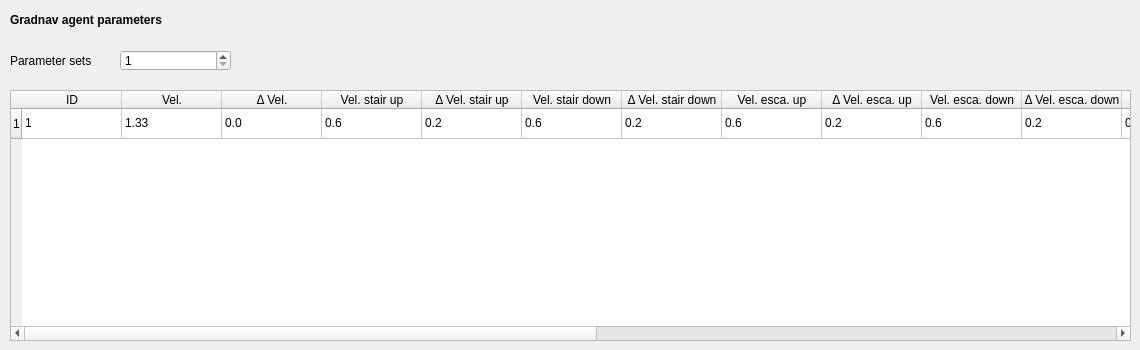
   <widget class="QWidget" name="tab_agents_gradnav">
    <attribute name="title">
     <string>Agents Gradnav</string>
    </attribute>
    <widget class="QLabel" name="label_agents_gradnav_a">
     <property name="geometry">
      <rect>
       <x>10</x>
       <y>10</y>
       <width>211</width>
       <height>21</height>
      </rect>
     </property>
     <property name="text">
      <string>&lt;html&gt;&lt;head/&gt;&lt;body&gt;&lt;p&gt;&lt;span style=&quot; font-weight:600;&quot;&gt;Gradnav agent parameters&lt;/span&gt;&lt;/p&gt;&lt;/body&gt;&lt;/html&gt;</string>
     </property>
    </widget>
    <widget class="QSpinBox" name="spinBox_agents_gradnav_1">
     <property name="geometry">
      <rect>
       <x>120</x>
       <y>50</y>
       <width>111</width>
       <height>21</height>
      </rect>
     </property>
     <property name="minimum">
      <number>1</number>
     </property>
    </widget>
    <widget class="QLabel" name="label_agents_gradnav_1">
     <property name="geometry">
      <rect>
       <x>10</x>
       <y>50</y>
       <width>101</width>
       <height>21</height>
      </rect>
     </property>
     <property name="text">
      <string>Parameter sets</string>
     </property>
    </widget>
    <widget class="QTableWidget" name="tableWidget_agents_gradnav_1">
     <property name="geometry">
      <rect>
       <x>10</x>
       <y>90</y>
       <width>1121</width>
       <height>251</height>
      </rect>
     </property>
     <row>
      <property name="text">
       <string>1</string>
      </property>
     </row>
     <column>
      <property name="text">
       <string>ID</string>
      </property>
     </column>
     <column>
      <property name="text">
       <string>Vel.</string>
      </property>
     </column>
     <column>
      <property name="text">
       <string>Δ Vel.</string>
      </property>
     </column>
     <column>
      <property name="text">
       <string>Vel. stair up</string>
      </property>
     </column>
     <column>
      <property name="text">
       <string>Δ Vel. stair up</string>
      </property>
     </column>
     <column>
      <property name="text">
       <string>Vel. stair down</string>
      </property>
     </column>
     <column>
      <property name="text">
       <string>Δ Vel. stair down</string>
      </property>
     </column>
     <column>
      <property name="text">
       <string>Vel. esca. up</string>
      </property>
     </column>
     <column>
      <property name="text">
       <string>Δ Vel. esca. up</string>
      </property>
     </column>
     <column>
      <property name="text">
       <string>Vel. esca. down</string>
      </property>
     </column>
     <column>
      <property name="text">
       <string>Δ Vel. esca. down</string>
      </property>
     </column>
     <column>
      <property name="text">
       <string>Max. b</string>
      </property>
     </column>
     <column>
      <property name="text">
       <string>Δ Max. b</string>
      </property>
     </column>
     <column>
      <property name="text">
       <string>Min. b</string>
      </property>
     </column>
     <column>
      <property name="text">
       <string>Δ Min. b</string>
      </property>
     </column>
     <column>
      <property name="text">
       <string>Min. a</string>
      </property>
     </column>
     <column>
      <property name="text">
       <string>Δ Min. a</string>
      </property>
     </column>
     <column>
      <property name="text">
       <string>Tau</string>
      </property>
     </column>
     <column>
      <property name="text">
       <string>Δ Tau</string>
      </property>
     </column>
     <column>
      <property name="text">
       <string>aTau</string>
      </property>
     </column>
     <column>
      <property name="text">
       <string>Δ aTau</string>
      </property>
     </column>
     <item row="0" column="0">
      <property name="text">
       <string>1</string>
      </property>
     </item>
     <item row="0" column="1">
      <property name="text">
       <string>1.33</string>
      </property>
     </item>
     <item row="0" column="2">
      <property name="text">
       <string>0.0</string>
      </property>
     </item>
     <item row="0" column="3">
      <property name="text">
       <string>0.6</string>
      </property>
     </item>
     <item row="0" column="4">
      <property name="text">
       <string>0.2</string>
      </property>
     </item>
     <item row="0" column="5">
      <property name="text">
       <string>0.6</string>
      </property>
     </item>
     <item row="0" column="6">
      <property name="text">
       <string>0.2</string>
      </property>
     </item>
     <item row="0" column="7">
      <property name="text">
       <string>0.6</string>
      </property>
     </item>
     <item row="0" column="8">
      <property name="text">
       <string>0.2</string>
      </property>
     </item>
     <item row="0" column="9">
      <property name="text">
       <string>0.6</string>
      </property>
     </item>
     <item row="0" column="10">
      <property name="text">
       <string>0.2</string>
      </property>
     </item>
     <item row="0" column="11">
      <property name="text">
       <string>0.25</string>
      </property>
     </item>
     <item row="0" column="12">
      <property name="text">
       <string>0.001</string>
      </property>
     </item>
     <item row="0" column="13">
      <property name="text">
       <string>0.2</string>
      </property>
     </item>
     <item row="0" column="14">
      <property name="text">
       <string>0.001</string>
      </property>
     </item>
     <item row="0" column="15">
      <property name="text">
       <string>0.18</string>
      </property>
     </item>
     <item row="0" column="16">
      <property name="text">
       <string>0.001</string>
      </property>
     </item>
     <item row="0" column="17">
      <property name="text">
       <string>0.5</string>
      </property>
     </item>
     <item row="0" column="18">
      <property name="text">
       <string>0.001</string>
      </property>
     </item>
     <item row="0" column="19">
      <property name="text">
       <string>0.5</string>
      </property>
     </item>
     <item row="0" column="20">
      <property name="text">
       <string>0.001</string>
      </property>
     </item>
    </widget>
   </widget>
